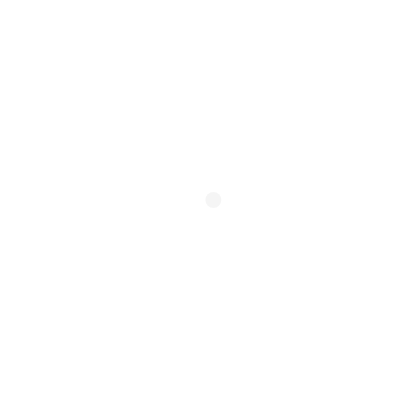
Frame 1 (no input)
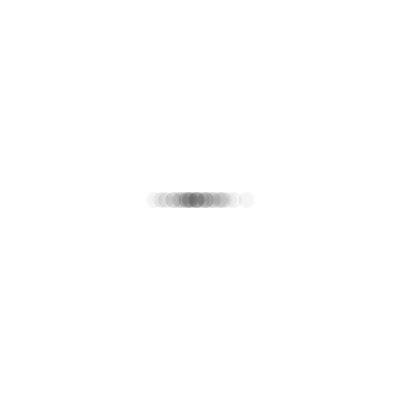
Frame 60 (no input)
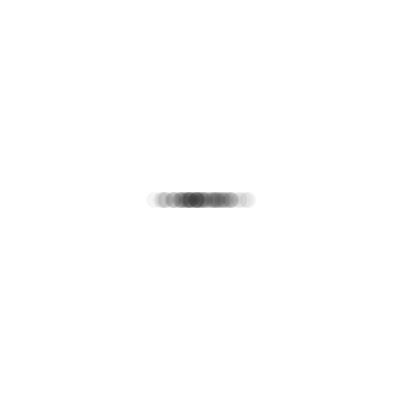
Frame 120 (the mouse pressed at the canvas centre since frame 60)

The p5.js sketch that drew these frames (run headless with seeded random() and noise() and a simulated clock; from frame 60 on, the mouse is pressed at the canvas centre):

// p5.js sketch
// ── sketch.js
function setup() {
  createCanvas(400, 400);
}

function draw() {
  let x = randomGaussian(width / 2, 20); // let x = 20 * randomGaussian() + (width / 2);
  noStroke();
  fill(0, 10);
  circle(x, height / 2, 16, 16);
}
